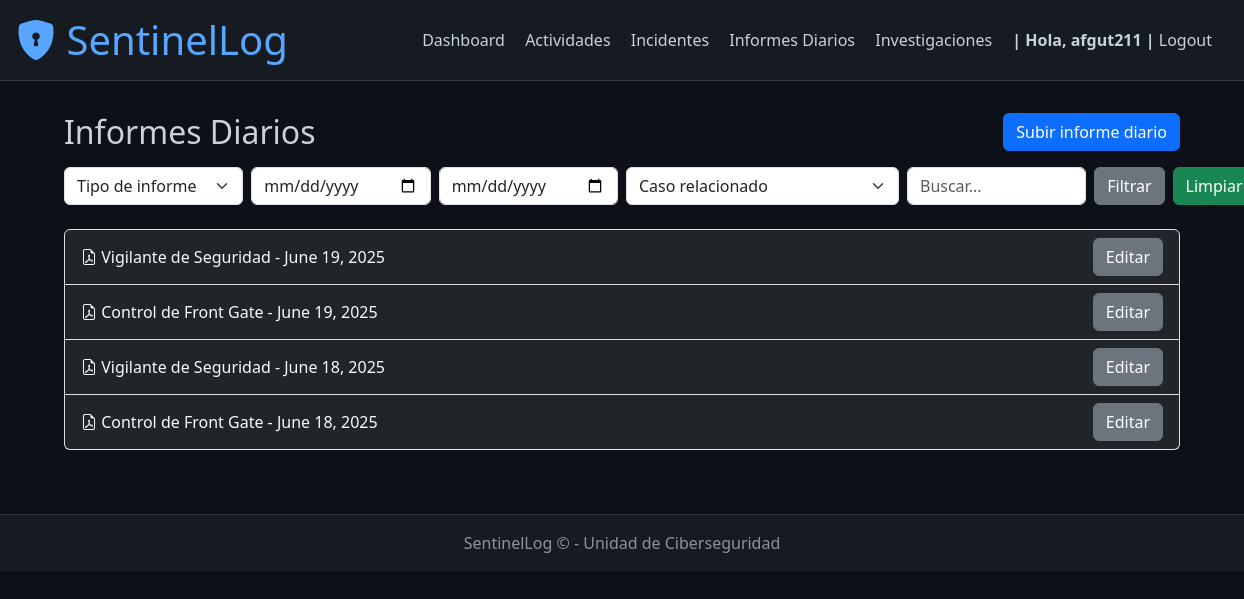
The app's page /daily_reports/ (signed in), older data.
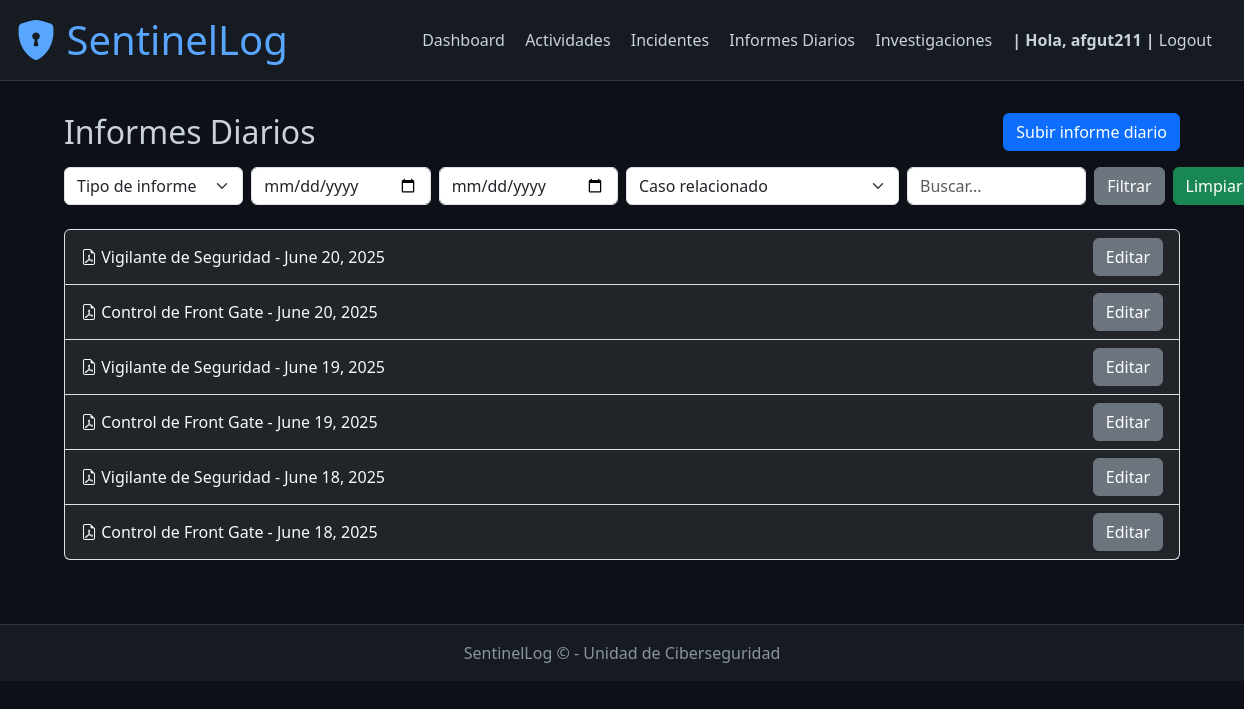
The same page, newer data.
### daily_reports/models.py (models this page shows, shortened)
class DailyReport(models.Model):
    REPORT_TYPE_CHOICES = [
        ('vigilante', 'Vigilante de Seguridad'),
        ('front_gate', 'Control de Front Gate'),
        ('otro', 'Otro'),
    ]
    report_type = models.CharField(
        max_length=20,
        choices=REPORT_TYPE_CHOICES,
        default='vigilante'
    )
    date = models.DateField(help_text="Fecha a la que corresponde el informe")
    uploaded_at = models.DateTimeField(auto_now_add=True)
    uploaded_by = models.ForeignKey(User, on_delete=models.SET_NULL, null=True, blank=True)
    pdf_file = models.FileField(upload_to='daily_reports/pdfs/')
    related_case = models.ForeignKey(
        'investigations.InvestigationCase',
        on_delete=models.SET_NULL,
        null=True,
        blank=True,
        help_text="Relaciona este informe con un caso de investigación si aplica"
    )
    notes = models.TextField(blank=True, help_text="Notas u observaciones adicionales")
    pdf_text = models.TextField(blank=True, help_text="Texto extraído del PDF para búsqueda")

### daily_reports/views.py (the view)
# urls.py: path('', views.index, name='daily_activity_index'),
def index(request):
    reports = DailyReport.objects.all().order_by('-date')
    report_type = request.GET.get('report_type')
    date_from = request.GET.get('date_from')
    date_to = request.GET.get('date_to')
    related_case = request.GET.get('related_case')
    search = request.GET.get('search')
    if report_type:
        reports = reports.filter(report_type=report_type)
    if date_from:
        reports = reports.filter(date__gte=date_from)
    if date_to:
        reports = reports.filter(date__lte=date_to)
    if related_case:
        reports = reports.filter(related_case=related_case)
    if search:
        reports = reports.filter(
            Q(notes__icontains=search) |
            Q(related_case__title__icontains=search) |
            Q(pdf_text__icontains=search)
        )
    from investigations.models import InvestigationCase
    cases = InvestigationCase.objects.all()
    return render(request, 'daily_reports/index.html', {
        'reports': reports,
        'cases': cases,
        'selected': {
            'report_type': report_type,
            'date_from': date_from,
            'date_to': date_to,
            'related_case': related_case,
            'search': search,
        }
    })

### daily_reports/templates/daily_reports/index.html (shortened to what this page needs)
{% extends 'base.html' %}
{% block content %}
<div class="d-flex justify-content-between align-items-center mb-3">
    <h2 class="mb-0">Informes Diarios</h2>
    <a href="{% url 'add_daily_report' %}" class="btn btn-primary">
        Subir informe diario
    </a>
</div>
<form method="get" class="row g-2 mb-4">
    <div class="col-md-2">
        <select name="report_type" class="form-select">
            <option value="">Tipo de informe</option>
        </select>
    </div>
    <div class="col-md-2">
        <input type="date" name="date_from" class="form-control" value="{{ selected.date_from }}">
    </div>
    <div class="col-md-2">
        <input type="date" name="date_to" class="form-control" value="{{ selected.date_to }}">
    </div>
    <div class="col-md-3">
        <select name="related_case" class="form-select">
            <option value="">Caso relacionado</option>
        </select>
    </div>
    <div class="col-md-2">
        <input type="text" name="search" class="form-control" placeholder="Buscar..." value="{{ selected.search|default_if_none:'' }}">
    </div>
    <div class="col-md-1 d-flex gap-2 align-items-center">
        <button type="submit" class="btn btn-secondary">Filtrar</button>
        <a href="{% url 'daily_reports_index' %}" class="btn btn-success">Limpiar</a>
    </div>
</form>
<div class="list-group">
    {% for report in reports %}
        <div class="list-group-item bg-dark text-light d-flex justify-content-between align-items-center">
            <div>
                <a href="{{ report.pdf_file.url }}" target="_blank" class="text-light text-decoration-none">
                    <i class="bi bi-file-earmark-pdf"></i>
                    {{ report.get_report_type_display }} - {{ report.date }}
                </a>
            </div>
            <a href="{% url 'edit_daily_report' report.pk %}" class="btn btn-secondary">
                Editar
            </a>
        </div>
    {% empty %}
        <div class="alert alert-info mb-0">
            No hay informes diarios registrados.
        </div>
    {% endfor %}
</div>
{% endblock %}

Row changes from the older to the newer data that the page shows:
added DailyReport: report_type "Vigilante de Seguridad", date "June 20, 2025"
added DailyReport: report_type "Control de Front Gate", date "June 20, 2025"
